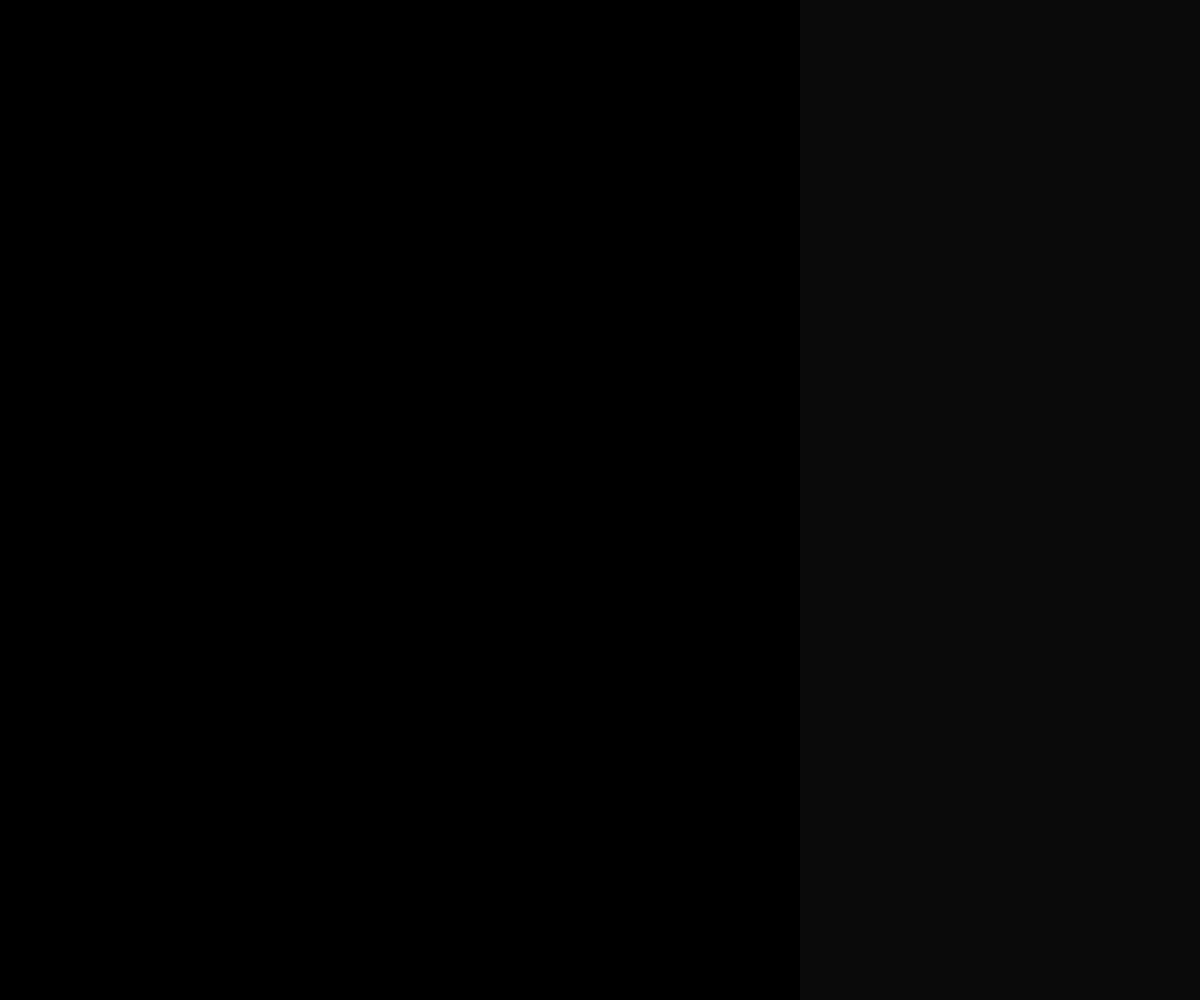
Frame 1 (no input)
Frame 60 (the mouse pressed at the canvas centre just before this capture): identical to frame 1, image omitted
Frame 120 (the mouse held since frame 60 and released just before this capture): identical to frame 1, image omitted

The Processing sketch that drew this single still picture (run headless with seeded random() and noise(); from frame 60 on, the mouse is pressed at the canvas centre):

// Processing sketch: cc_exercise_day_6
// ── cc_exercise_day_6.pde
int canWidth;
int canHeight;

void setup()
{
  background(10);
  size(1200, 1000);

  canWidth = width - width/3;
  canHeight = height;
  
  noStroke();
  fill(0);
  rect(0, 0, canWidth, canHeight);
}

void draw()
{
}
